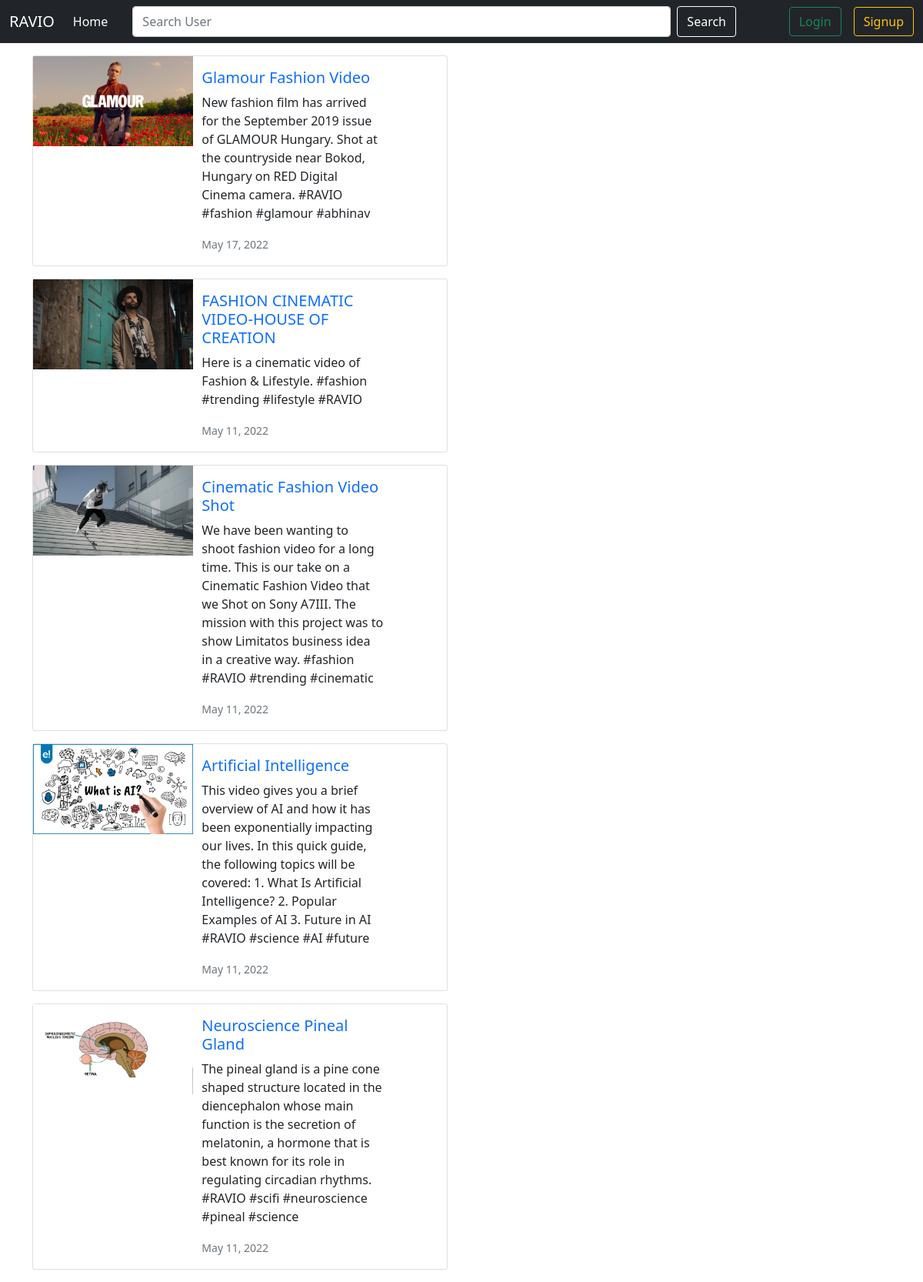
The page / on the database its author committed.
### videoapp/models.py (models this page shows, shortened)
class VideoPost(models.Model):
    user = models.ForeignKey(User, on_delete=models.CASCADE)
    title = models.CharField(max_length=100)
    desc = models.TextField()
    video_file = models.FileField(upload_to='videos/')
    thumbnail = models.ImageField(upload_to='videos/thumbnail/', default='none')
    category = models.CharField(max_length=50, default='none')
    pub_date = models.DateField(auto_now_add=True)
    likes = models.ManyToManyField(User, related_name='likes')
    video_views = models.ManyToManyField(User, related_name='video_views')
    positive_comment = models.IntegerField(default=0)
    negative_comment = models.IntegerField(default=0)

### videoapp/views.py (the view)
# urls.py: 2. Add a URL to urlpatterns:  path('', views.home, name='home')
def home(request):
    if not request.user.is_authenticated:
        demo_videos = VideoPost.objects.all().order_by('-id')[:5]
        params = {'videos': demo_videos}
        return render(request, 'welcome.html', params)
    else:
        all_videos = VideoPost.objects.all().order_by('-id')
        params = {'all_videos': all_videos}
        return render(request, 'home.html', params)

### templates/welcome.html (shortened to what this page needs)
{% extends 'base.html' %} {% load static %} {% block body %}
<div class="container my-3">
  {% for video in videos %}
  <div class="card mb-3" style="max-width: 540px">
    <div class="row g-0">
      <div class="col-md-4">
        <img
          src="{% static video.thumbnail.url %}"
          width="208rem"
          alt="image"
        />
      </div>
      <div class="col-md-8m mx-4 w-50">
        <div class="card-body">
          <a
            href="{% url 'watch_video' video.id %}"
            style="text-decoration: none"
          >
            <h5 class="card-title">{{video.title}}</h5>
          </a>
          <p class="card-text">{{video.desc}}</p>
          <p class="card-text">
            <small class="text-muted">{{video.pub_date}}</small>
          </p>
        </div>
      </div>
    </div>
  </div>
  {% endfor %}
</div>
{% endblock %}

### templates/base.html (shortened to what this page needs)
<!DOCTYPE html>
<html lang="en">
  <head>
    <link
      rel="stylesheet"
      href="https://cdnjs.cloudflare.com/ajax/libs/animate.css/4.1.1/animate.min.css"
    />
    <link
      href="https://cdn.jsdelivr.net/npm/bootstrap@5.0.0-beta1/dist/css/bootstrap.min.css"
      rel="stylesheet"
    />
  </head>
  <body>
    {% load static %}
    <nav class="navbar navbar-expand-lg navbar-dark bg-dark">
      <div class="container-fluid">
        <a class="navbar-brand" href="{% url 'home' %}">RAVIO</a>
        <div class="collapse navbar-collapse" id="navbarSupportedContent">
          <ul class="navbar-nav me-auto mb-2 mb-lg-0">
            <li class="nav-item">
              <a
                class="nav-link active"
                aria-current="page"
                href="{% url 'home' %}"
                >Home</a
              >
            </li>
            <form class="d-flex" action="{% url 'search' %}" method="get">
              <input
                class="form-control me-2 mx-4"
                name="search_query"
                style="width: 700px"
                type="search"
                placeholder="Search User"
                aria-label="Search"
              />
              <button
                class="btn btn-outline-success"
                type="submit"
                style="color: white; border-color: white"
              >
                Search
              </button>
            </form>
          </ul>
          {% if not user.is_authenticated %}
          <button
            class="btn btn-outline-success mx-3"
            data-bs-toggle="modal"
            data-bs-target="#loginModal"
          >
            Login
          </button>
          <button
            class="btn btn-outline-warning"
            data-bs-toggle="modal"
            data-bs-target="#signupModal"
          >
            Signup
          </button>
          {% endif %}
        </div>
      </div>
    </nav>
     {% block body%}{% endblock %}
  </body>
</html>

### rows shown on the page
VideoPost: thumbnail (picture), title "Glamour Fashion Video", desc "New fashion film has arrived for the September 2019 issue of GLAMOUR Hungary. Shot at the countryside near Bokod, Hungary on RED Digital Cinema camera. #RAVIO #fashion #glamour #abhinav", pub_date "May 17, 2022"
VideoPost: thumbnail (picture), title "FASHION CINEMATIC VIDEO-HOUSE OF CREATION", desc "Here is a cinematic video of Fashion & Lifestyle. #fashion #trending #lifestyle #RAVIO", pub_date "May 11, 2022"
VideoPost: thumbnail (picture), title "Cinematic Fashion Video Shot", desc "We have been wanting to shoot fashion video for a long time. This is our take on a Cinematic Fashion Video that we Shot on Sony A7III. The mission with this project was to show Limitatos business idea in a creative way. #fashion #RAVIO #trending #cinematic", pub_date "May 11, 2022"
VideoPost: thumbnail (picture), title "Artificial Intelligence", desc "This video gives you a brief overview of AI and how it has been exponentially impacting our lives. In this quick guide, the following topics will be covered: 1. What Is Artificial Intelligence? 2. Popular Examples of AI 3. Future in AI #RAVIO #science #AI #future", pub_date "May 11, 2022"
VideoPost: thumbnail (picture), title "Neuroscience Pineal Gland", desc "The pineal gland is a pine cone shaped structure located in the diencephalon whose main function is the secretion of melatonin, a hormone that is best known for its role in regulating circadian rhythms. #RAVIO #scifi #neuroscience #pineal #science", pub_date "May 11, 2022"
